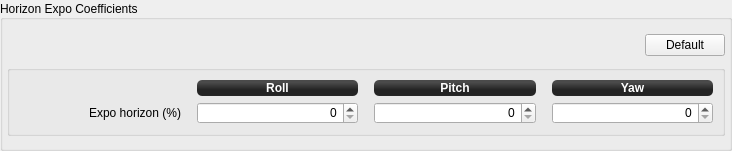
              <widget class="QGroupBox" name="RateStabilizationGroup_14">
               <property name="sizePolicy">
                <sizepolicy hsizetype="Preferred" vsizetype="Preferred">
                 <horstretch>0</horstretch>
                 <verstretch>0</verstretch>
                </sizepolicy>
               </property>
               <property name="minimumSize">
                <size>
                 <width>0</width>
                 <height>0</height>
                </size>
               </property>
               <property name="maximumSize">
                <size>
                 <width>16777215</width>
                 <height>16777215</height>
                </size>
               </property>
               <property name="title">
                <string>Horizon Expo Coefficients</string>
               </property>
               <property name="alignment">
                <set>Qt::AlignLeading|Qt::AlignLeft|Qt::AlignVCenter</set>
               </property>
               <property name="flat">
                <bool>false</bool>
               </property>
               <layout class="QGridLayout" name="gridLayout_25">
                <property name="leftMargin">
                 <number>4</number>
                </property>
                <property name="topMargin">
                 <number>12</number>
                </property>
                <property name="rightMargin">
                 <number>4</number>
                </property>
                <property name="bottomMargin">
                 <number>12</number>
                </property>
                <property name="horizontalSpacing">
                 <number>6</number>
                </property>
                <item row="2" column="0" colspan="4">
                 <widget class="QGroupBox" name="groupBox_2">
                  <property name="title">
                   <string/>
                  </property>
                  <property name="flat">
                   <bool>false</bool>
                  </property>
                  <layout class="QGridLayout" name="gridLayout_13">
                   <item row="0" column="2">
                    <widget class="QLabel" name="label_62">
                     <property name="sizePolicy">
                      <sizepolicy hsizetype="Preferred" vsizetype="Fixed">
                       <horstretch>0</horstretch>
                       <verstretch>0</verstretch>
                      </sizepolicy>
                     </property>
                     <property name="minimumSize">
                      <size>
                       <width>0</width>
                       <height>16</height>
                      </size>
                     </property>
                     <property name="font">
                      <font>
                       <weight>75</weight>
                       <bold>true</bold>
                      </font>
                     </property>
                     <property name="autoFillBackground">
                      <bool>false</bool>
                     </property>
                     <property name="styleSheet">
                      <string notr="true">background-color: qlineargradient(spread:reflect, x1:0.507, y1:0, x2:0.507, y2:0.772, stop:0.208955 rgba(74, 74, 74, 255), stop:0.78607 rgba(36, 36, 36, 255));
color: rgb(255, 255, 255);
border-radius: 5;</string>
                     </property>
                     <property name="text">
                      <string>Roll</string>
                     </property>
                     <property name="alignment">
                      <set>Qt::AlignCenter</set>
                     </property>
                    </widget>
                   </item>
                   <item row="1" column="2">
                    <widget class="QDoubleSpinBox" name="horizonRollExpo">
                     <property name="sizePolicy">
                      <sizepolicy hsizetype="Preferred" vsizetype="Fixed">
                       <horstretch>0</horstretch>
                       <verstretch>0</verstretch>
                      </sizepolicy>
                     </property>
                     <property name="minimumSize">
                      <size>
                       <width>103</width>
                       <height>22</height>
                      </size>
                     </property>
                     <property name="maximumSize">
                      <size>
                       <width>16777215</width>
                       <height>22</height>
                      </size>
                     </property>
                     <property name="focusPolicy">
                      <enum>Qt::StrongFocus</enum>
                     </property>
                     <property name="toolTip">
                      <string/>
                     </property>
                     <property name="styleSheet">
                      <string notr="true"/>
                     </property>
                     <property name="alignment">
                      <set>Qt::AlignRight|Qt::AlignTrailing|Qt::AlignVCenter</set>
                     </property>
                     <property name="buttonSymbols">
                      <enum>QAbstractSpinBox::UpDownArrows</enum>
                     </property>
                     <property name="decimals">
                      <number>0</number>
                     </property>
                     <property name="maximum">
                      <double>1000000.000000000000000</double>
                     </property>
                     <property name="singleStep">
                      <double>1.000000000000000</double>
                     </property>
                     <property name="objrelation" stdset="0">
                      <stringlist>
                       <string>objname:StabilizationSettings</string>
                       <string>fieldname:HorizonExpo</string>
                       <string>element:Roll</string>
                       <string>haslimits:yes</string>
                       <string>scale:1</string>
                       <string>buttongroup:15,20</string>
                      </stringlist>
                     </property>
                    </widget>
                   </item>
                   <item row="0" column="4">
                    <widget class="QLabel" name="label_69">
                     <property name="sizePolicy">
                      <sizepolicy hsizetype="Preferred" vsizetype="Fixed">
                       <horstretch>0</horstretch>
                       <verstretch>0</verstretch>
                      </sizepolicy>
                     </property>
                     <property name="minimumSize">
                      <size>
                       <width>0</width>
                       <height>16</height>
                      </size>
                     </property>
                     <property name="font">
                      <font>
                       <weight>75</weight>
                       <bold>true</bold>
                      </font>
                     </property>
                     <property name="autoFillBackground">
                      <bool>false</bool>
                     </property>
                     <property name="styleSheet">
                      <string notr="true">background-color: qlineargradient(spread:reflect, x1:0.507, y1:0, x2:0.507, y2:0.772, stop:0.208955 rgba(74, 74, 74, 255), stop:0.78607 rgba(36, 36, 36, 255));
color: rgb(255, 255, 255);
border-radius: 5;</string>
                     </property>
                     <property name="text">
                      <string>Pitch</string>
                     </property>
                     <property name="alignment">
                      <set>Qt::AlignCenter</set>
                     </property>
                    </widget>
                   </item>
                   <item row="1" column="3">
                    <spacer name="horizontalSpacer_61">
                     <property name="orientation">
                      <enum>Qt::Horizontal</enum>
                     </property>
                     <property name="sizeType">
                      <enum>QSizePolicy::Fixed</enum>
                     </property>
                     <property name="sizeHint" stdset="0">
                      <size>
                       <width>10</width>
                       <height>10</height>
                      </size>
                     </property>
                    </spacer>
                   </item>
                   <item row="1" column="0">
                    <widget class="QLabel" name="label_65">
                     <property name="sizePolicy">
                      <sizepolicy hsizetype="Preferred" vsizetype="Fixed">
                       <horstretch>0</horstretch>
                       <verstretch>0</verstretch>
                      </sizepolicy>
                     </property>
                     <property name="minimumSize">
                      <size>
                       <width>69</width>
                       <height>16</height>
                      </size>
                     </property>
                     <property name="styleSheet">
                      <string notr="true"/>
                     </property>
                     <property name="text">
                      <string>Expo horizon (%)</string>
                     </property>
                     <property name="alignment">
                      <set>Qt::AlignRight|Qt::AlignTrailing|Qt::AlignVCenter</set>
                     </property>
                    </widget>
                   </item>
                   <item row="1" column="4">
                    <widget class="QDoubleSpinBox" name="horizonPitchExpo">
                     <property name="sizePolicy">
                      <sizepolicy hsizetype="Preferred" vsizetype="Fixed">
                       <horstretch>0</horstretch>
                       <verstretch>0</verstretch>
                      </sizepolicy>
                     </property>
                     <property name="minimumSize">
                      <size>
                       <width>103</width>
                       <height>22</height>
                      </size>
                     </property>
                     <property name="maximumSize">
                      <size>
                       <width>16777215</width>
                       <height>22</height>
                      </size>
                     </property>
                     <property name="focusPolicy">
                      <enum>Qt::StrongFocus</enum>
                     </property>
                     <property name="styleSheet">
                      <string notr="true"/>
                     </property>
                     <property name="alignment">
                      <set>Qt::AlignRight|Qt::AlignTrailing|Qt::AlignVCenter</set>
                     </property>
                     <property name="decimals">
                      <number>0</number>
                     </property>
                     <property name="maximum">
                      <double>1000000.000000000000000</double>
                     </property>
                     <property name="singleStep">
                      <double>1.000000000000000</double>
                     </property>
                     <property name="objrelation" stdset="0">
                      <stringlist>
                       <string>objname:StabilizationSettings</string>
                       <string>fieldname:HorizonExpo</string>
                       <string>element:Pitch</string>
                       <string>haslimits:yes</string>
                       <string>scale:1</string>
                       <string>buttongroup:15,20</string>
                      </stringlist>
                     </property>
                    </widget>
                   </item>
                   <item row="0" column="0">
                    <spacer name="horizontalSpacer_62">
                     <property name="orientation">
                      <enum>Qt::Horizontal</enum>
                     </property>
                     <property name="sizeType">
                      <enum>QSizePolicy::Fixed</enum>
                     </property>
                     <property name="sizeHint" stdset="0">
                      <size>
                       <width>150</width>
                       <height>16</height>
                      </size>
                     </property>
                    </spacer>
                   </item>
                   <item row="0" column="6">
                    <widget class="QLabel" name="label_68">
                     <property name="sizePolicy">
                      <sizepolicy hsizetype="Preferred" vsizetype="Fixed">
                       <horstretch>0</horstretch>
                       <verstretch>0</verstretch>
                      </sizepolicy>
                     </property>
                     <property name="minimumSize">
                      <size>
                       <width>0</width>
                       <height>16</height>
                      </size>
                     </property>
                     <property name="font">
                      <font>
                       <weight>75</weight>
                       <bold>true</bold>
                      </font>
                     </property>
                     <property name="autoFillBackground">
                      <bool>false</bool>
                     </property>
                     <property name="styleSheet">
                      <string notr="true">background-color: qlineargradient(spread:reflect, x1:0.507, y1:0, x2:0.507, y2:0.772, stop:0.208955 rgba(74, 74, 74, 255), stop:0.78607 rgba(36, 36, 36, 255));
color: rgb(255, 255, 255);
border-radius: 5;</string>
                     </property>
                     <property name="text">
                      <string>Yaw</string>
                     </property>
                     <property name="alignment">
                      <set>Qt::AlignCenter</set>
                     </property>
                    </widget>
                   </item>
                   <item row="1" column="5">
                    <spacer name="horizontalSpacer_63">
                     <property name="orientation">
                      <enum>Qt::Horizontal</enum>
                     </property>
                     <property name="sizeType">
                      <enum>QSizePolicy::Fixed</enum>
                     </property>
                     <property name="sizeHint" stdset="0">
                      <size>
                       <width>10</width>
                       <height>10</height>
                      </size>
                     </property>
                    </spacer>
                   </item>
                   <item row="1" column="6">
                    <widget class="QDoubleSpinBox" name="horizonYawExpo">
                     <property name="sizePolicy">
                      <sizepolicy hsizetype="Preferred" vsizetype="Fixed">
                       <horstretch>0</horstretch>
                       <verstretch>0</verstretch>
                      </sizepolicy>
                     </property>
                     <property name="minimumSize">
                      <size>
                       <width>103</width>
                       <height>22</height>
                      </size>
                     </property>
                     <property name="maximumSize">
                      <size>
                       <width>16777215</width>
                       <height>22</height>
                      </size>
                     </property>
                     <property name="focusPolicy">
                      <enum>Qt::StrongFocus</enum>
                     </property>
                     <property name="styleSheet">
                      <string notr="true"/>
                     </property>
                     <property name="alignment">
                      <set>Qt::AlignRight|Qt::AlignTrailing|Qt::AlignVCenter</set>
                     </property>
                     <property name="decimals">
                      <number>0</number>
                     </property>
                     <property name="maximum">
                      <double>1000000.000000000000000</double>
                     </property>
                     <property name="singleStep">
                      <double>1.000000000000000</double>
                     </property>
                     <property name="objrelation" stdset="0">
                      <stringlist>
                       <string>objname:StabilizationSettings</string>
                       <string>fieldname:HorizonExpo</string>
                       <string>element:Yaw</string>
                       <string>haslimits:yes</string>
                       <string>scale:1</string>
                       <string>buttongroup:15,20</string>
                      </stringlist>
                     </property>
                    </widget>
                   </item>
                   <item row="1" column="1">
                    <spacer name="horizontalSpacer_64">
                     <property name="orientation">
                      <enum>Qt::Horizontal</enum>
                     </property>
                     <property name="sizeType">
                      <enum>QSizePolicy::Fixed</enum>
                     </property>
                     <property name="sizeHint" stdset="0">
                      <size>
                       <width>10</width>
                       <height>10</height>
                      </size>
                     </property>
                    </spacer>
                   </item>
                  </layout>
                  <zorder>label_62</zorder>
                  <zorder>label_69</zorder>
                  <zorder>label_68</zorder>
                  <zorder>label_65</zorder>
                  <zorder>horizonRollExpo</zorder>
                  <zorder>horizonPitchExpo</zorder>
                  <zorder>horizonYawExpo</zorder>
                 </widget>
                </item>
                <item row="1" column="3">
                 <widget class="QPushButton" name="pushButton_7">
                  <property name="sizePolicy">
                   <sizepolicy hsizetype="Fixed" vsizetype="Fixed">
                    <horstretch>0</horstretch>
                    <verstretch>0</verstretch>
                   </sizepolicy>
                  </property>
                  <property name="minimumSize">
                   <size>
                    <width>0</width>
                    <height>0</height>
                   </size>
                  </property>
                  <property name="maximumSize">
                   <size>
                    <width>16777215</width>
                    <height>16777215</height>
                   </size>
                  </property>
                  <property name="toolTip">
                   <string>Reset all values to GCS defaults</string>
                  </property>
                  <property name="styleSheet">
                   <string notr="true"/>
                  </property>
                  <property name="text">
                   <string>Default</string>
                  </property>
                  <property name="objrelation" stdset="0">
                   <stringlist>
                    <string>objname:StabilizationSettings</string>
                    <string>button:default</string>
                    <string>buttongroup:15</string>
                   </stringlist>
                  </property>
                 </widget>
                </item>
                <item row="1" column="0" colspan="3">
                 <spacer name="horizontalSpacer_65">
                  <property name="orientation">
                   <enum>Qt::Horizontal</enum>
                  </property>
                  <property name="sizeType">
                   <enum>QSizePolicy::Preferred</enum>
                  </property>
                  <property name="sizeHint" stdset="0">
                   <size>
                    <width>632</width>
                    <height>27</height>
                   </size>
                  </property>
                 </spacer>
                </item>
               </layout>
              </widget>
